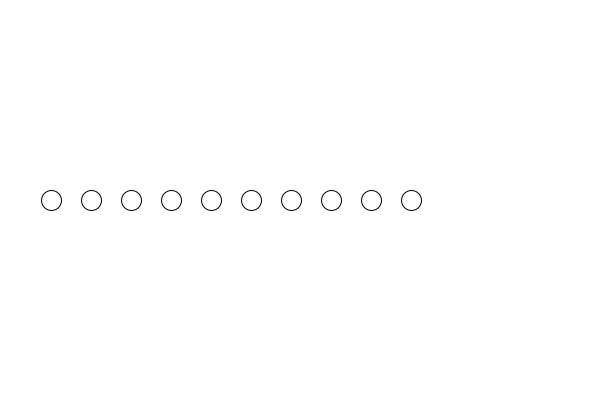
Frame 1 (no input)
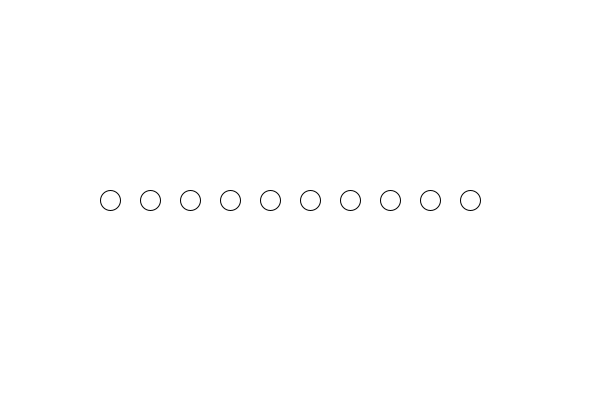
Frame 60 (the mouse pressed at the canvas centre just before this capture)
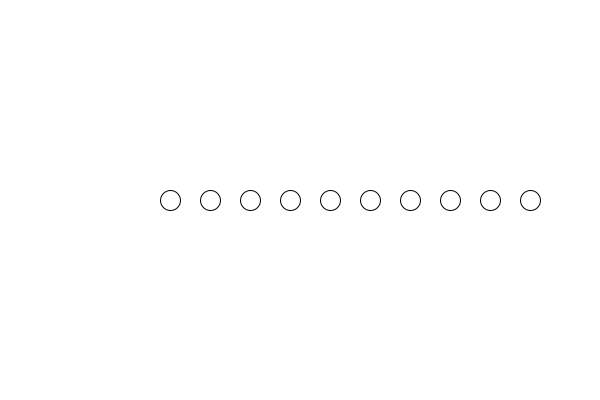
Frame 120 (the mouse held since frame 60 and released just before this capture)

The Processing sketch that drew these frames (run headless with seeded random() and noise(); from frame 60 on, the mouse is pressed at the canvas centre):

// Processing sketch: Array_de_Objetos
// ── Array_de_Objetos.pde
Movil[] robots;
int n = 10;
int separacion = 40;

void setup() {
  size(600, 400);

  robots = new Movil[n];

  for (int i = 0; i < n; i++) {
    robots[i] = new Movil(50 + i * separacion, height/2);
  }
}

void draw() {
  background(255);

  for (int i = 0; i < n; i++) {
    robots[i].mover();
    robots[i].mostrar();
  }
}

// ── Func.pde
class Movil {
  PVector pos, vel;
  int r;

  Movil(float x, float y) {
    pos = new PVector(x, y);
    vel = new PVector(1, 0);
    r = 20;
  }

  void mover() {
    pos.add(vel);
 
   if(pos.x < 0 || pos.x > width){
    pos.sub(vel);
    vel.x=vel.x*-1;
    
  }
  
  if(pos.y < 0 || pos.y > height){
    pos.sub(vel);
    vel.y=vel.y*-1;
 
  }

}

  void mostrar() {
    ellipse(pos.x, pos.y, r, r);
  }
}
